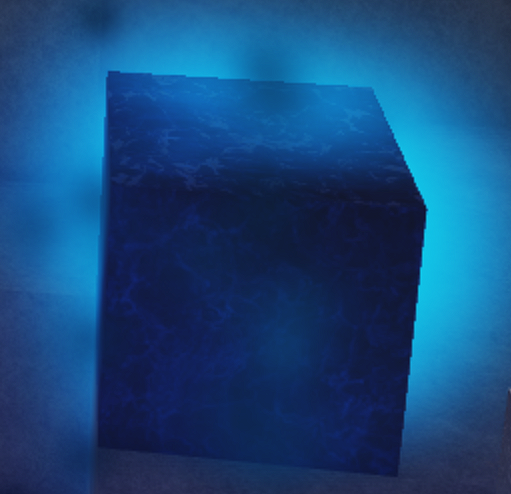
#> input picture block.png, 511 x 494 px
$ python affinetrans.py
#> lines starting #> are read from the running program, lines starting #| are printed output that depends on the picture
from __future__ import print_function
import cv2 as cv
import numpy as np
import argparse

parser = argparse.ArgumentParser(description='Code for Affine Transformations tutorial.')
parser.add_argument('--input', help='Path to input image.', default='block.png')
args = parser.parse_args()

src = cv.imread(cv.samples.findFile(args.input))
#> src is the input picture: shape (494, 511, 3); mean B, G, R 122.5, 71.6, 22.5
if src is None:
    print('Could not open or find the image:', args.input)
    exit(0)

srcTri = np.array([[0, 0], [src.shape[1] - 1, 0], [0, src.shape[0] - 1]], dtype=np.float32)
#> srcTri = [[0, 0], [510, 0], [0, 493]]
dstTri = np.array([[0, src.shape[1] * 0.33], [src.shape[1] * 0.85, src.shape[0] * 0.25], [src.shape[1] * 0.15, src.shape[0] * 0.7]], dtype=np.float32)

warp_mat = cv.getAffineTransform(srcTri, dstTri)
warp_dst = cv.warpAffine(src, warp_mat, (src.shape[1], src.shape[0]))
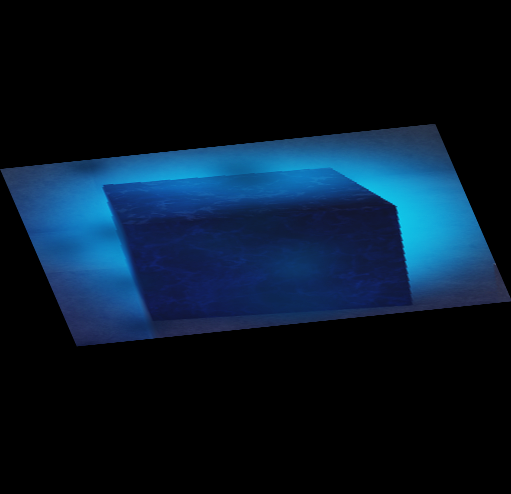
#> warp_dst: shape (494, 511, 3); mean B, G, R 39.2, 22.9, 7.2

center = (warp_dst.shape[1] // 2, warp_dst.shape[0] // 2)
#> center = (255, 247)
angle = -50
scale = 0.6
rot_mat = cv.getRotationMatrix2D(center, angle, scale)
warp_rotate_dst = cv.warpAffine(warp_dst, rot_mat, (warp_dst.shape[1], warp_dst.shape[0]))
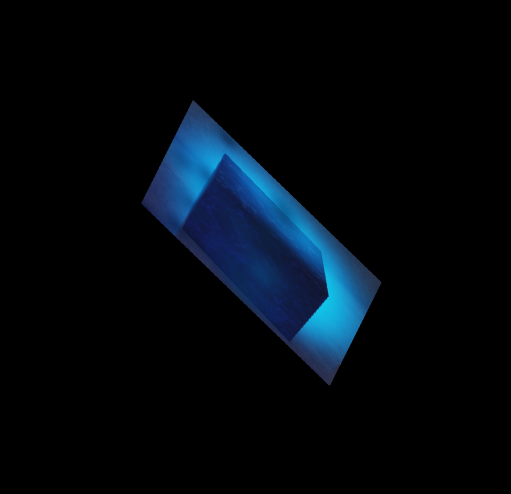
#> warp_rotate_dst: shape (494, 511, 3); mean B, G, R 14.1, 8.2, 2.6

cv.imshow('Source image', src)
cv.imshow('Warp', warp_dst)
cv.imshow('Warp + Rotate', warp_rotate_dst)
cv.waitKey()
